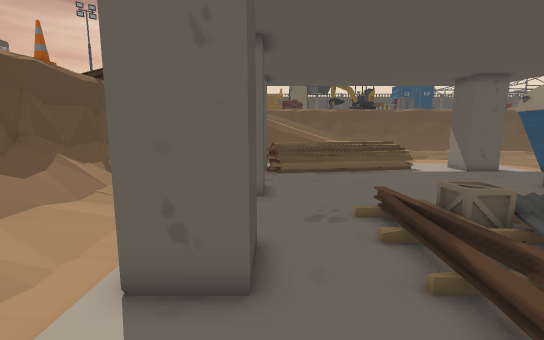
view 1 (above)

24 first-person views from a walk through a scene from a Unity 3-D project. The camera is 1.4 m above the floor, tilts 8° down and sees 90° across. Doors are open. The floor is counted in squares, 0.5 m on a side. Each view is taken from the middle of a square. On the plan, view 1 faces up. The plan holds only what a view shows up to about 19 squares ahead; the rest is blank. The place goes on beyond the plan. The player character is not drawn.

view 2
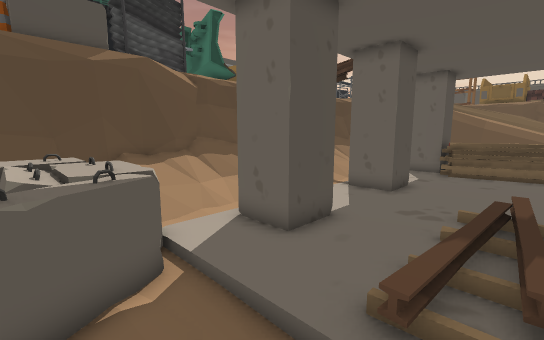

view 3
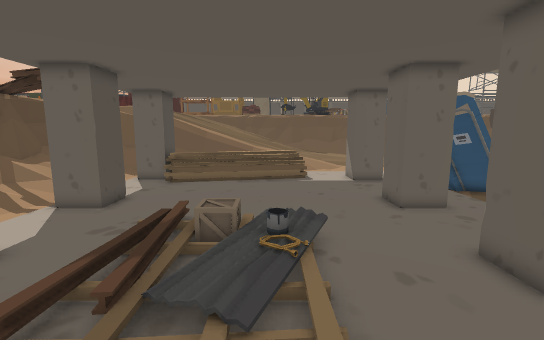

view 4
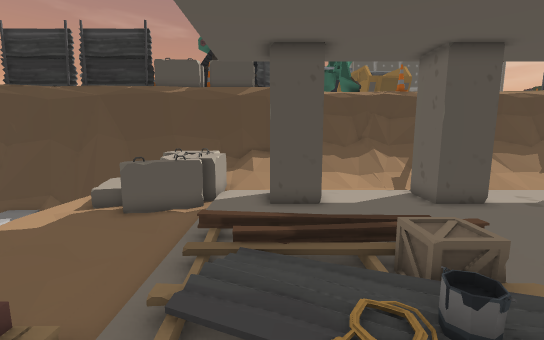

view 5
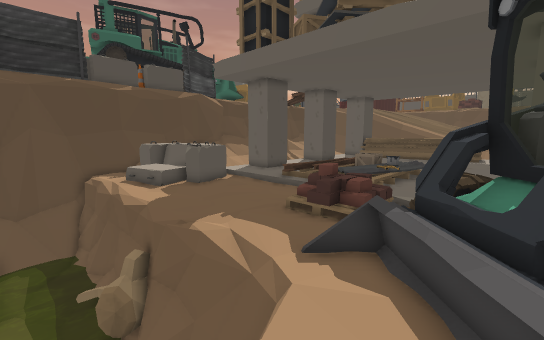

view 6
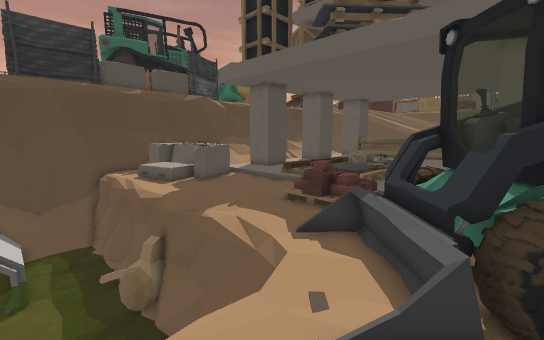

view 7
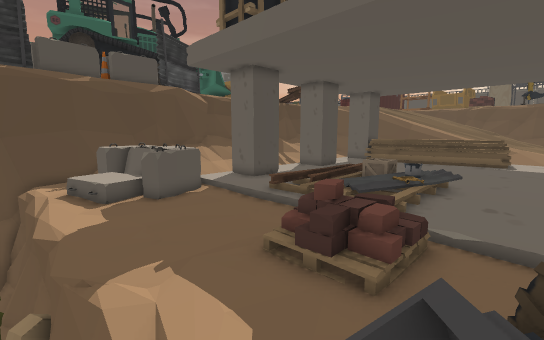

view 8
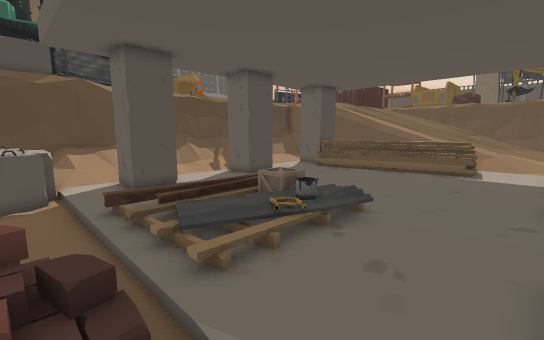

view 9
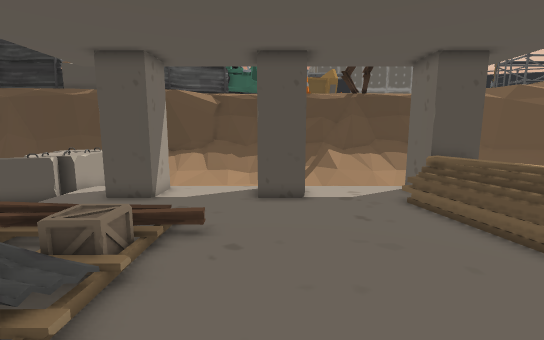

view 10
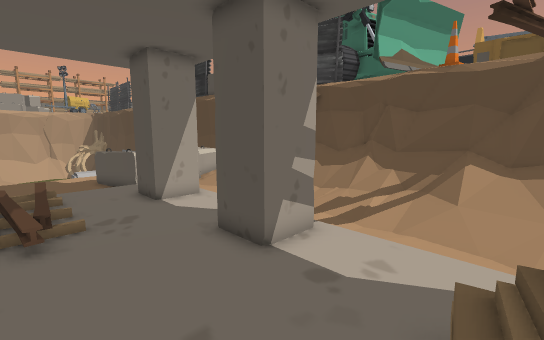

view 11
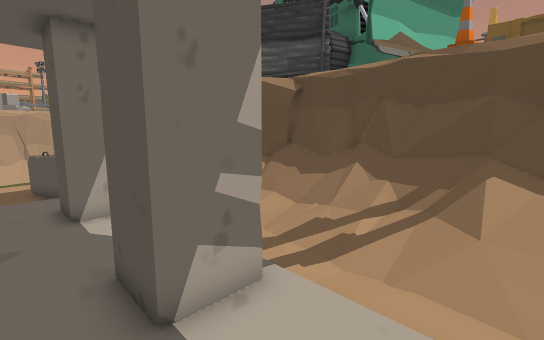

view 12
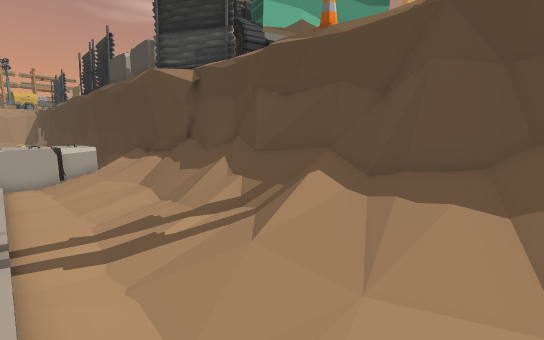

view 13
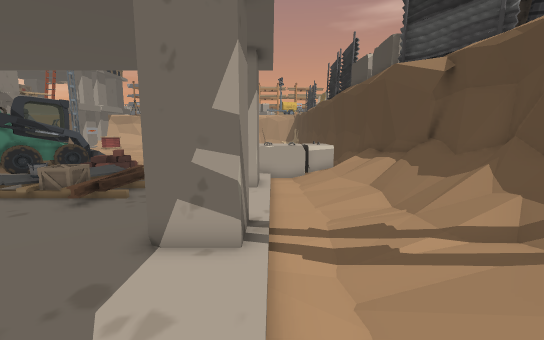

view 14
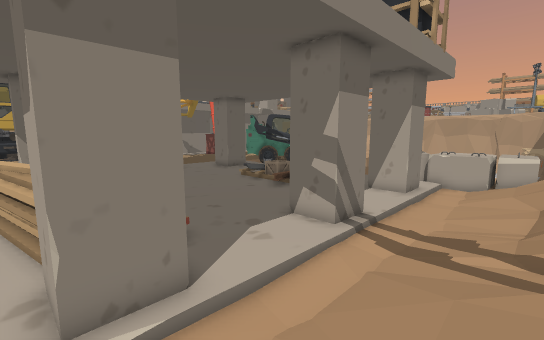

view 15
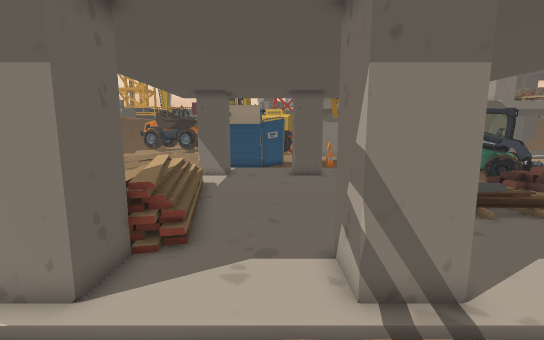

view 16
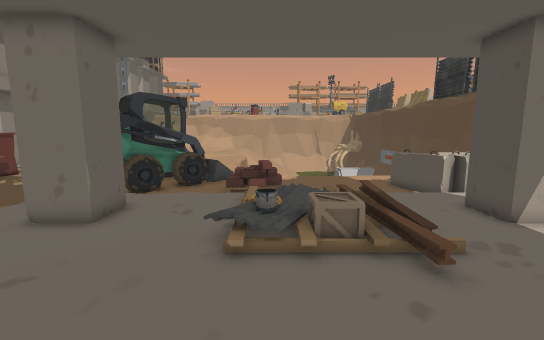

view 17
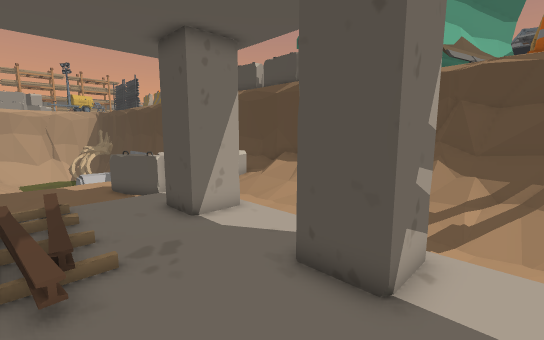

view 18
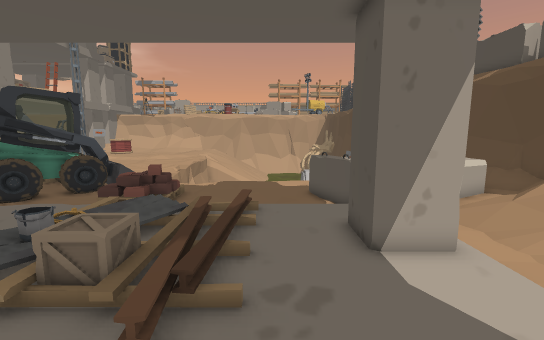

view 19
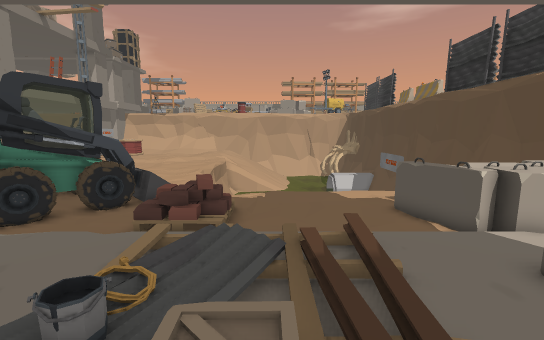

view 20
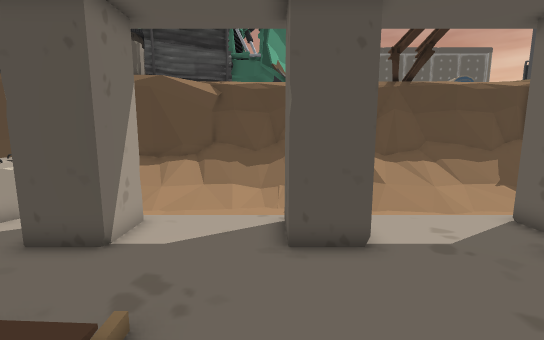

view 21
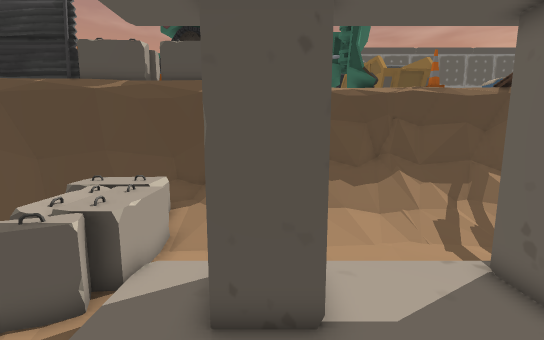

view 22
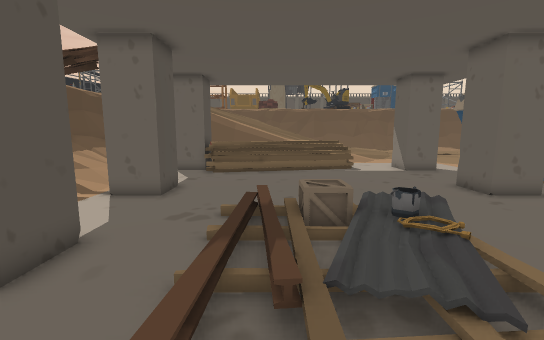

view 23
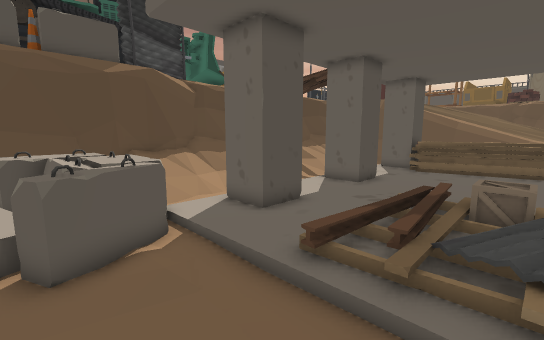

view 24
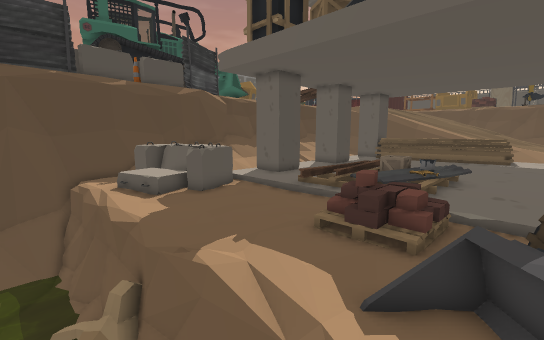

### Floor plan
Key: @ floor where view 1 was taken; # wall or solid block; . main floor; : floor 0.25 m higher than the main floor; - floor 0.25 m lower than the main floor; _ floor 0.5 m lower than the main floor; + floor 0.75 m higher than the main floor; * floor 2.75 m higher than the main floor; / step, stairs or slope; = window, fence, low wall or low ledge; ≈ water the walk keeps out of; v drop or lower ground; P pillar; C cone; F fence; O other object.
Columns run from 22 left of view 1 to 14 right of it. Each row starts with its distance up from view 1.
 20             =//..-  ##..==#=////...
 19             #///.--/###++//++++/...P#
 18             v////--/P##/+///////...##
 17            /v=////-/../////........##
 16     OO     *v=////-/.................
 15     OO     *#/////-/.................
 14     OO     C#=///--/.................
 13 OOOOO       ==/..--/................
 12   =##       v=///--/P##............P
 11     ###### *v=///--/###............##
 10      #######=///.--/##.............##
  9       ######==//---/....../..........
  8       ###   =//..--/.....///O//......
  7       ####FF#//..--/...../////:......
  6       #### F##//.--/###..//////....##
  5         #O FF#///--/###..//.://....#
  4        ##   F#///--/P##..///://....P
  3         =   F#////-/.....//////.....
  2            OO##//--/...../..///.....
  1        #     #=OOOOOOO-------/O/----O
  0       ##   OC##OOOOOOO@------///---OO
 -1       ##   OC#=OOOOOOOO------///--OOO
 -2              ##OOO   OO------///-OOOO
 -3              ##-     O----------OOOOO
 -4            OF##------------------OOOO
 -5              ##---------------_---OOO
 -6             F##vvvvvvvvOvOOvvvvv_--O-
 -7             FF#vv≈≈≈≈≈≈OOOO≈≈   v--
 -8             FFvvv≈≈≈≈≈≈≈≈≈≈≈    v--
 -9             FFvvvv≈≈≈≈≈≈≈≈≈      ---
-10             FFvvvv≈≈≈≈≈≈≈≈       -- -

Where each view was taken, in squares from view 1:
view 1: 0 up, 0 right, facing up
view 2: 1 down, 4 right, facing up-left
view 3: 1 down, 7 right, facing up
view 4: 4 up, 10 right, facing left
view 5: 9 down, 13 right, facing up-left
view 6: 10 down, 14 right, facing up-left
view 7: 6 down, 11 right, facing up-left
view 8: 0 up, 12 right, facing up-left
view 9: 11 up, 11 right, facing left
view 10: 17 up, 4 right, facing down-left
view 11: 16 up, 1 right, facing down-left
view 12: 19 up, 3 left, facing down-left
view 13: 18 up, 3 left, facing down
view 14: 20 up, 7 left, facing down-right
view 15: 14 up, 7 left, facing right
view 16: 14 up, 7 right, facing down
view 17: 14 up, 4 right, facing down-left
view 18: 12 up, 2 right, facing down
view 19: 9 up, 5 right, facing down
view 20: 10 up, 6 right, facing left
view 21: 5 up, 4 right, facing left
view 22: 0 up, 4 right, facing up
view 23: 2 down, 6 right, facing up-left
view 24: 8 down, 11 right, facing up-left
